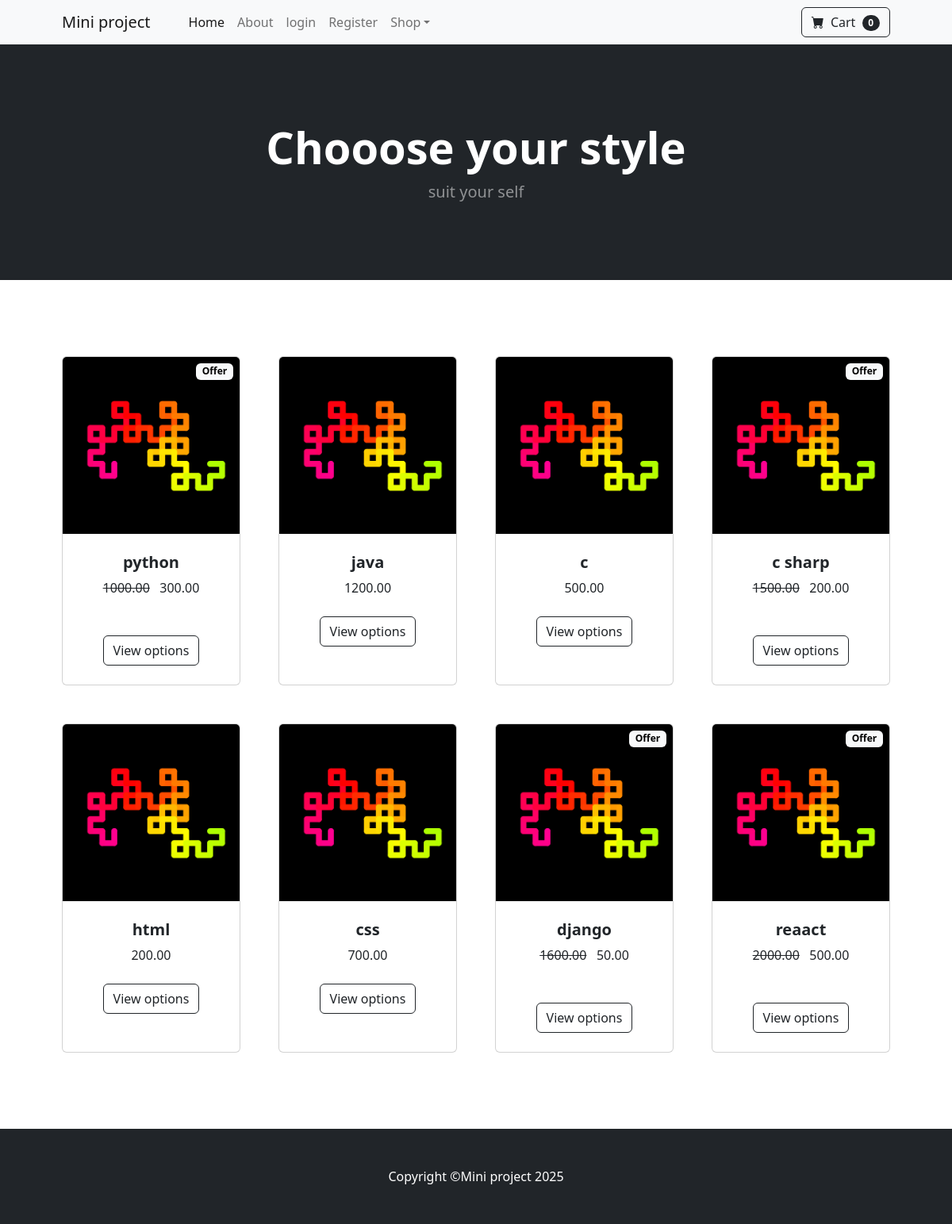
The page / on the database its author committed.
### store/models.py (models this page shows, shortened)
class Product(models.Model):
    name = models.CharField(max_length=50)
    price = models.DecimalField(max_length=0, decimal_places = 2, max_digits = 8)
    catagory = models.ForeignKey(Category, on_delete = models.CASCADE, default=1)
    description = models.CharField(max_length=250, default='', blank=True, null=True)
    image = models.ImageField(upload_to='upload/products/')
    is_sale = models.BooleanField(default=False)
    sale_price = models.DecimalField(max_digits=8, decimal_places=2, default=0)

### store/views.py (the view)
# urls.py: path('', views.home, name='home'),
def home(request):
    products = Product.objects.all()
    return render(request, 'store/home.html', {'products':products})

### store/templates/store/home.html (shortened to what this page needs)
{% extends 'store/base.html' %}
{% block content %}
        <header class="bg-dark py-5">
            <div class="container px-4 px-lg-5 my-5">
                <div class="text-center text-white">
                    <h1 class="display-4 fw-bolder">Chooose your style</h1>
                    <p class="lead fw-normal text-white-50 mb-0">suit your self</p>
                </div>
            </div>
        </header>
        <section class="py-5">
            <div class="container px-4 px-lg-5 mt-5">
                <div class="row gx-4 gx-lg-5 row-cols-2 row-cols-md-3 row-cols-xl-4 justify-content-center">
                    {% for product in products %}
                    {% if product.is_sale %}
                    <div class="col mb-5">
                        <div class="card h-100">
                            <div class = "badge bg-light text-black position-absolute"
                            style = "top : 0.5rem; right: 0.5rem">Offer</div>
                            <img class="card-img-top" src="{{ product.image.url }}" alt="..." />
                            <div class="card-body p-4">
                                <div class="text-center">
                                    <h5 class="fw-bolder">{{ product.name }}</h5>
                                    <div>
                                        <strike>{{ product.price }}</strike>
                                        {{ product.sale_price }}
                                        </div>
                                </div>
                            </div>
                            <div class="card-footer p-4 pt-0 border-top-0 bg-transparent">
                                <div class="text-center"><a class="btn btn-outline-dark mt-auto" href="#">View options</a></div>
                            </div>
                        </div>
                    </div>
                    {% else %}
                    <div class="col mb-5">
                        <div class="card h-100">
                            <img class="card-img-top" src="{{ product.image.url }}" alt="..." />
                            <div class="card-body p-4">
                                <div class="text-center">
                                    <h5 class="fw-bolder">{{ product.name }}</h5>
                                    {{ product.price }}
                                </div>
                            </div>
                            <div class="card-footer p-5 pt-0 border-top-0 bg-transparent">
                                <div class="text-center"><a class="btn btn-outline-dark mt-auto" href="#">View options</a></div>
                            </div>
                        </div>
                    </div>
                    {% endif%}
                    {% endfor%}
            </div>
        </section>
{% endblock %}

### store/templates/store/base.html (shortened to what this page needs)
{% load static %}
<!DOCTYPE html>
<html lang="en">
    <head>
        <link href="https://cdn.jsdelivr.net/npm/bootstrap-icons@1.5.0/font/bootstrap-icons.css" rel="stylesheet" />
        <link href="{% static 'css/styles.css' %}" rel="stylesheet" />
    </head>
    <body>
        {% include 'store/navbar.html' %}
        {% block content %}
        {% endblock %}
        <footer class="py-5 bg-dark">
            <div class="container"><p class="m-0 text-center text-white">Copyright &copy;Mini project 2025</p></div>
        </footer>
    </body>
</html>

### store/templates/store/navbar.html (shortened to what this page needs)
  <nav class="navbar navbar-expand-lg navbar-light bg-light">
    <div class="container px-4 px-lg-5">
        <a class="navbar-brand" href="{% url "home" %}">Mini project</a>
        <div class="collapse navbar-collapse" id="navbarSupportedContent">
            <ul class="navbar-nav me-auto mb-2 mb-lg-0 ms-lg-4">
                <li class="nav-item"><a class="nav-link active" aria-current="page" href="{% url "home" %}">Home</a></li>
                <li class="nav-item"><a class="nav-link" href="{% url "about" %}">About</a></li>
         {% if user.is_authenticated %}
            <li class="nav-item"><a class="nav-link" href="{% url "logout" %}">logout</a></li>
                {% else %}
                <li class="nav-item"><a class="nav-link" href="{% url "login" %}">login</a></li>
                <li class="nav-item"><a class="nav-link" href="{% url "register" %}">Register</a></li>
                {% endif %}
                <li class="nav-item dropdown">
                    <a class="nav-link dropdown-toggle" id="navbarDropdown" href="#" role="button" data-bs-toggle="dropdown" aria-expanded="false">Shop</a>
                </li>
            </ul>
            <form class="d-flex">
                <button class="btn btn-outline-dark" type="submit">
                    <i class="bi-cart-fill me-1"></i>
                    Cart
                    <span class="badge bg-dark text-white ms-1 rounded-pill">0</span>
                </button>
            </form>
        </div>
    </div>
</nav>

### rows shown on the page
Product: image (picture), name "python", price "1000.00", sale_price "300.00"
Product: image (picture), name "java", price "1200.00"
Product: image (picture), name "c", price "500.00"
Product: image (picture), name "c sharp", price "1500.00", sale_price "200.00"
Product: image (picture), name "html", price "200.00"
Product: image (picture), name "css", price "700.00"
Product: image (picture), name "django", price "1600.00", sale_price "50.00"
Product: image (picture), name "reaact", price "2000.00", sale_price "500.00"
